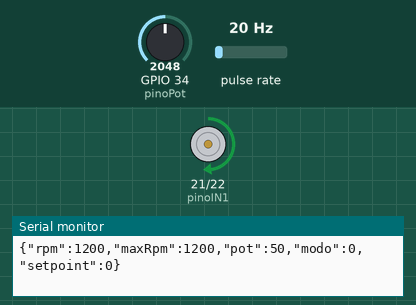
Recording of a sketch running on a simulated ESP32. Shown: motor-driver pin pairs drawn as motors (green arrow = first pin HIGH = forward, orange = second pin HIGH = backward, longer = more drive, scaled by the enable pin), the last lines printed to the serial monitor. Wiring (inferred from the names in the program): pulse sensor: data GPIO 18. Inputs (shaded band) come from the test bench; at power-on: GPIO 34 (pinoPot) = 2048, pulse rate 20 Hz (analog values on the 0–4095 scale).

Above: at 1.2 s.
1.3 s: GPIO 34 (pinoPot) set to 1228
At 2.4 s:
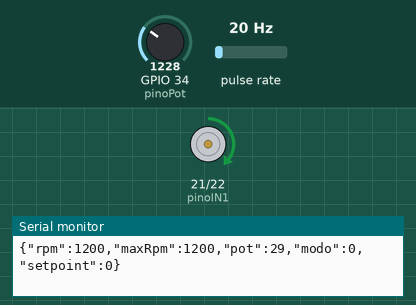
2.8 s: GPIO 34 (pinoPot) set to 491
At 3.6 s:
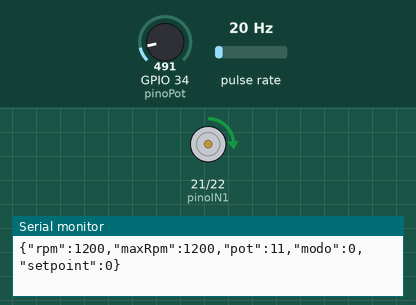
4.3 s: GPIO 34 (pinoPot) set to 60
At 5.4 s:
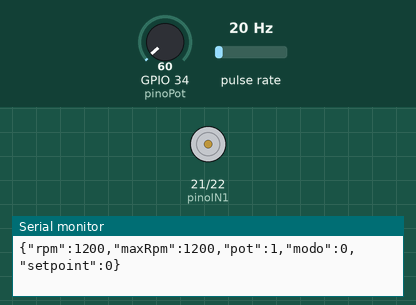
5.8 s: GPIO 34 (pinoPot) set to 3603
At 6.7 s:
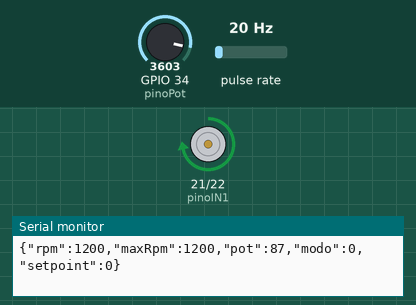
Timing chart, 0 to 8.3 s (numbered marks = the images above; inputs shaded):
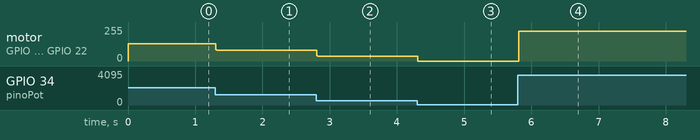

The sketch:

Codigo_ESP32_ControleRPM.ino
```cpp
// ================= Pinos do ESP32 =================
const int pinoPot = 34;
const int pinoSensor = 18;
const int pinoENA = 19;
const int pinoIN1 = 21;
const int pinoIN2 = 22;

const int frequenciaPWM = 5000;
const int resolucaoPWM = 8;

// IMPORTANTE: Se colocou 1 fita refletiva na hélice, deixe 1.
// Se o sensor estiver a ler todas as pás da ventoinha sem fita (ex: 7 pás), mude para 7.
const int furosPorVolta = 1;

// ================= Variáveis de Sistema =================
volatile unsigned int contadorPulsos = 0;
volatile unsigned long ultimoTempoInterrupcao = 0;

// Filtro Antirruído Extremo (em microssegundos)
// 5000us = 5ms. Ignora os reflexos fantasmas e permite ler até 12.000 RPM com 1 fita.
// NOTA: Se estiver a ler 7 pás em vez de 1 fita, reduza este valor para 1000.
const unsigned long tempoDebounce = 5000;

unsigned int rpmAtual = 0;
unsigned int maxRpmRegistrado = 0;
int setpointGrafico = 0;

int porcentagemAtual = 0;
int modoControle = 0;

unsigned long tempoAnterior = 0;
const int intervaloMedicao = 1000;
float leituraPotFiltrada = 0;

// ================= Interrupção (Filtro Antirruído de Alta Precisão) =================
void IRAM_ATTR contarPulsos() {
  unsigned long tempoAtual = micros(); // Resolução absoluta em microssegundos
  if (tempoAtual - ultimoTempoInterrupcao > tempoDebounce) {
    contadorPulsos++;
    ultimoTempoInterrupcao = tempoAtual;
  }
}

// ================= Lógica de Motor =================
void atualizarMotor(int porcentagem) {
  if (porcentagem <= 1) {
    digitalWrite(pinoIN1, LOW);
    digitalWrite(pinoIN2, LOW);
    ledcWrite(pinoENA, 0);
  }
  else {
    digitalWrite(pinoIN1, HIGH);
    digitalWrite(pinoIN2, LOW);
    int pwm = map(porcentagem, 2, 100, 15, 255);
    ledcWrite(pinoENA, pwm);
  }
}

void setup() {
  Serial.begin(115200);

  pinMode(pinoIN1, OUTPUT);
  pinMode(pinoIN2, OUTPUT);
  digitalWrite(pinoIN1, LOW);
  digitalWrite(pinoIN2, LOW);

  analogReadResolution(12);
  pinMode(pinoPot, INPUT);
  leituraPotFiltrada = analogRead(pinoPot);

  ledcAttach(pinoENA, frequenciaPWM, resolucaoPWM);
  ledcWrite(pinoENA, 0);

  pinMode(pinoSensor, INPUT_PULLUP);
  // O modo FALLING aciona quando o reflexo da fita termina, sendo mais estável
  attachInterrupt(digitalPinToInterrupt(pinoSensor), contarPulsos, FALLING);

  tempoAnterior = millis();
}

void loop() {
  unsigned long tempoAtual = millis();

  // === 1. RECEPÇÃO DE COMANDOS VIA SERIAL ===
  if (Serial.available()) {
    String cmd = Serial.readStringUntil('\n');
    cmd.trim();

    if (cmd.startsWith("M")) {
      modoControle = cmd.substring(1).toInt();
    }
    else if (cmd.startsWith("P")) {
      porcentagemAtual = cmd.substring(1).toInt();
      if(porcentagemAtual > 100) porcentagemAtual = 100;
      if(porcentagemAtual < 0) porcentagemAtual = 0;
      if (modoControle == 1) atualizarMotor(porcentagemAtual);
    }
    else if (cmd.startsWith("S")) {
      setpointGrafico = cmd.substring(1).toInt();
    }
  }

  // === 2. CONTROLO FÍSICO (POTENCIÓMETRO) ===
  if (modoControle == 0) {
    int leituraBruta = analogRead(pinoPot);
    leituraPotFiltrada = (0.1 * leituraBruta) + (0.9 * leituraPotFiltrada);
    porcentagemAtual = map((int)leituraPotFiltrada, 0, 4095, 0, 100);
    atualizarMotor(porcentagemAtual);
  }

  // === 3. MEDIÇÃO E ENVIO DE DADOS ===
  unsigned long tempoDecorrido = tempoAtual - tempoAnterior;
  if (tempoDecorrido >= intervaloMedicao) {
    noInterrupts();
    unsigned int pulsosLidos = contadorPulsos;
    contadorPulsos = 0;
    interrupts();

    rpmAtual = (pulsosLidos / (float)furosPorVolta) * (60000.0 / tempoDecorrido);

    if (rpmAtual > maxRpmRegistrado) {
      maxRpmRegistrado = rpmAtual;
    }

    String json = "{\"rpm\":" + String(rpmAtual) +
                  ",\"maxRpm\":" + String(maxRpmRegistrado) +
                  ",\"pot\":" + String(porcentagemAtual) +
                  ",\"modo\":" + String(modoControle) +
                  ",\"setpoint\":" + String(setpointGrafico) + "}";

    Serial.println(json);

    tempoAnterior = tempoAtual;
  }
}
```

Measured:
- after the input at 1.3 s, motor on GPIO 21 (pinoIN1) / GPIO 22 (pinoIN2): forward 131/255 → forward 81/255 at once
- after the input at 2.8 s, motor on GPIO 21 (pinoIN1) / GPIO 22 (pinoIN2): forward 81/255 → forward 37/255 at once
- after the input at 4.3 s, motor on GPIO 21 (pinoIN1) / GPIO 22 (pinoIN2): forward 37/255 → stopped at once
- after the input at 5.8 s, motor on GPIO 21 (pinoIN1) / GPIO 22 (pinoIN2): stopped → forward 222/255 at once
